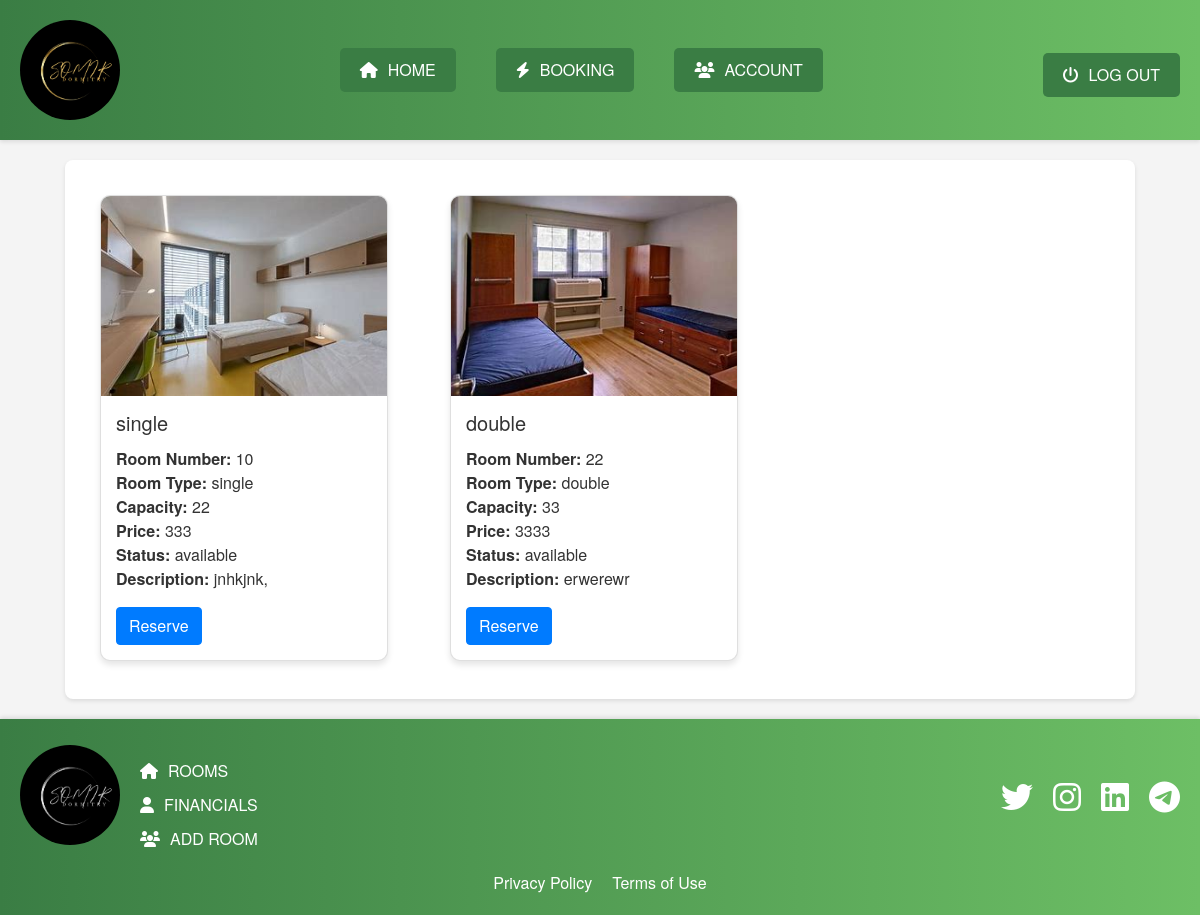
The app's page /home-room.php?id=24 (signed in) with its own data.
### tables this page shows
CREATE TABLE `room` (
  `id` int(11) NOT NULL,
  `room_number` varchar(50) NOT NULL,
  `room_type` enum('single','double','suite') NOT NULL,
  `capacity` int(11) NOT NULL,
  `price` int(11) NOT NULL,
  `status` enum('available','occupied','maintenance') NOT NULL DEFAULT 'available',
  `amenities` varchar(255) NOT NULL,
  `description` text NOT NULL,
  `images` varchar(255) NOT NULL,
  `dorm_id` int(11) NOT NULL,
  `room_id` int(11) NOT NULL
);

### home-room.php (the view, shortened to what this page needs)
<?php
include 'connect.php';
$dorm_id = $_GET['id'];
$room_sql = "SELECT * FROM room WHERE dorm_id = $dorm_id AND status = 'available'";
$room_result = mysqli_query($conn, $room_sql);
?>
<!DOCTYPE html>
<html lang="en">
<head>
  <link rel="stylesheet" href="https://cdnjs.cloudflare.com/ajax/libs/font-awesome/5.11.2/css/all.css">
  <link href="https://stackpath.bootstrapcdn.com/bootstrap/4.5.2/css/bootstrap.min.css" rel="stylesheet">
  <link rel="stylesheet" href="./css/manager.css" />
</head>
<body>
  <header>
    <nav>
      <div class="img-name">
        <img src="./image/Untitled.png" alt="Logo">
      </div>
      <div class="menu-btns">
        <a class="item" href="#">
          <i class="fa-solid fa-house"></i>
          <span onclick="window.location.href='home.php'; return false;">HOME</span>
        </a>
        <a class="item" href="">
        <i class="fa-solid fa-bolt"></i>
          <span onclick="window.location.href='booking.php'; return false;">BOOKING</span>
        </a>
        <a class="item" href="">
          <i class="fa-solid fa-users"></i>
          <span onclick="window.location.href='account.php'; return false;">ACCOUNT</span>
            </a>
      </div>
      <div class="logout">
        <a class="item" href="#">
          <i class="fas fa-power-off"></i>
          <span onclick="window.location.href='logout.php'; return false;">LOG OUT</span>
        </a>
      </div>
    </nav>
  </header>
  <main class="container">
    <div class="row main-content">
      <div class="card-columns">
        <?php
        while ($row = mysqli_fetch_assoc($room_result)) { ?>
          <div class="card" style="width: 18rem;">
            <img src="<?php echo $row['images']; ?>" class="card-img-top" alt="Room Image">
            <div class="card-body">
              <h5 class="card-title"><?php echo $row['room_type']; ?></h5>
              <p class="card-text">
                <strong>Room Number:</strong> <?php echo $row['room_number']; ?><br>
                <strong>Room Type:</strong> <?php echo $row['room_type']; ?><br>
                <strong>Capacity:</strong> <?php echo $row['capacity']; ?><br>
                <strong>Price:</strong> <?php echo $row['price']; ?><br>
                <strong>Status:</strong> <?php echo $row['status']; ?><br>
                <strong>Description:</strong> <?php echo $row['description']; ?>
              </p>
              <form action="reserve.php" method="POST">
    <button type="submit" class="btn btn-primary">Reserve</button>
</form>
            </div>
          </div>
        <?php } ?>
      </div>
    </div>
  </main>
  <footer>
    <div class="footer-content">
      <div class="footer-left">
        <div class="img-name">
          <img src="./image/logo2.png" alt="Footer Logo">
        </div>
        <div class="footer-links">
          <a class="item" href="#">
            <i class="fa-solid fa-house"></i>
            <span onclick="window.location.href='dorm.php'; return false;">ROOMS</span>
          </a>
          <a class="item" href="#">
            <i class="fa-solid fa-user"></i>
            <span>FINANCIALS</span>
          </a>
          <a class="item" href="#">
            <i class="fa-solid fa-users"></i>
            <span onclick="window.location.href='addroom.php'; return false;">ADD ROOM</span>
          </a>
        </div>
      </div>
      <div class="footer-right">
        <div class="socials">
          <a href="#"><i class="fab fa-twitter"></i></a>
          <a href="#"><i class="fab fa-instagram"></i></a>
          <a href="#"><i class="fab fa-linkedin"></i></a>
          <a href="#"><i class="fab fa-telegram-plane"></i></a>
        </div>
      </div>
    </div>
    <div class="footer-links">
      <a href="/en/info/policy/" class="footer-link-item">Privacy Policy</a>
      <a href="/en/info/terms/" class="footer-link-item">Terms of Use</a>
    </div>
  </footer>
</body>
</html>

### css/manager.css (style rules this page uses)
html, body { height: 100%; margin: 0; font-family: 'Helvetica Neue', Arial, sans-serif; background-color: #f4f4f4; color: #333; }
:root { --color-bg-1: white; --color-bg-2: rgba(0, 0, 0, 0.03); --color-bg-3: #f1f2f6; --color-bg-4: rgba(255, 255, 255, 0.6); --color-bg-5: rgba(0, 0, 0, 0.02); --color-icon-1: #2980b9; --color-icon-2: #444; --color-icon-3: rgba(0, 0, 0, 0.3); --color-border-1: rgba(0, 0, 0, 0.05); --color-text-span: rgba(0, 0, 0, 0.6); --color-text-header: #444; --color-text-header-2: #2980b9; --color-text-paragraph: #666; --gradient-header: linear-gradient(to right, #3a7d44, #6dbf65); --gradient-footer: linear-gradient(to right, #3a7d44, #6dbf65); }
header { background: var(--gradient-header); box-shadow: 0 2px 4px rgba(0, 0, 0, 0.1); }
header nav { display: flex; justify-content: space-between; align-items: center; padding: 20px; }
header nav .img-name img { width: 100px; height: 100px; border-radius: 50%; }
header nav .menu-btns { display: flex; gap: 40px; }
header nav .menu-btns .item, header nav .logout .item { display: flex; align-items: center; padding: 10px 20px; background-color: #3a7d44; border-radius: 5px; color: white; text-decoration: none; transition: background-color 0.3s; }
header nav .menu-btns .item i, header nav .logout .item i { margin-right: 10px; }
header nav .logout { display: flex; margin-top: 10px; }
.main-content { display: flex; justify-content: center; align-items: center; padding: 50px; background-color: white; }
.main-content img { max-width: 100%; height: auto; }
footer { background: var(--gradient-footer); color: white; padding: 20px 0; box-shadow: 0 -2px 4px rgba(0, 0, 0, 0.1); }
footer .footer-content { display: flex; justify-content: space-between; align-items: center; padding: 0 20px; }
footer .footer-left { display: flex; align-items: center; }
footer .footer-left .img-name img { width: 100px; height: 100px; border-radius: 50%; margin-right: 20px; }
footer .footer-left .footer-links { display: flex; flex-direction: column; gap: 10px; }
footer .footer-left .footer-links .item { display: flex; align-items: center; text-decoration: none; color: white; transition: color 0.3s; }
footer .footer-left .footer-links .item i { margin-right: 10px; }
footer .footer-right .socials { display: flex; gap: 20px; }
footer .footer-right .socials a { color: white; font-size: 2em; transition: color 0.3s; }
footer .footer-links { display: flex; justify-content: center; gap: 20px; margin-top: 20px; }
footer .footer-links .footer-link-item { text-decoration: none; color: white; transition: color 0.3s; }

### home-room.php (style rules this page uses)
.main-content { display: flex; flex-direction: column; padding: 50px; background-color: white; margin: 20px; box-shadow: 0 2px 4px rgba(0, 0, 0, 0.1); border-radius: 8px; }
button { padding: 10px 20px; background-color: #3a7d44; color: white; border: none; border-radius: 5px; cursor: pointer; transition: background-color 0.3s; }
.card { margin: 15px; box-shadow: 0 4px 6px rgba(0, 0, 0, 0.1); border-radius: 10px; overflow: hidden; transition: transform 0.2s ease-in-out; }
.card img { height: 200px; object-fit: cover; }
.card-body { padding: 15px; }
.main-content { display: flex; flex-wrap: nowrap; overflow-x: auto; padding: 20px; }

### records on screen
room: images (picture), room_type "single", room_number "10", capacity "22", price "333", status "available", description "jnhkjnk,"
room: images (picture), room_type "double", room_number "22", capacity "33", price "3333", status "available", description "erwerewr"
